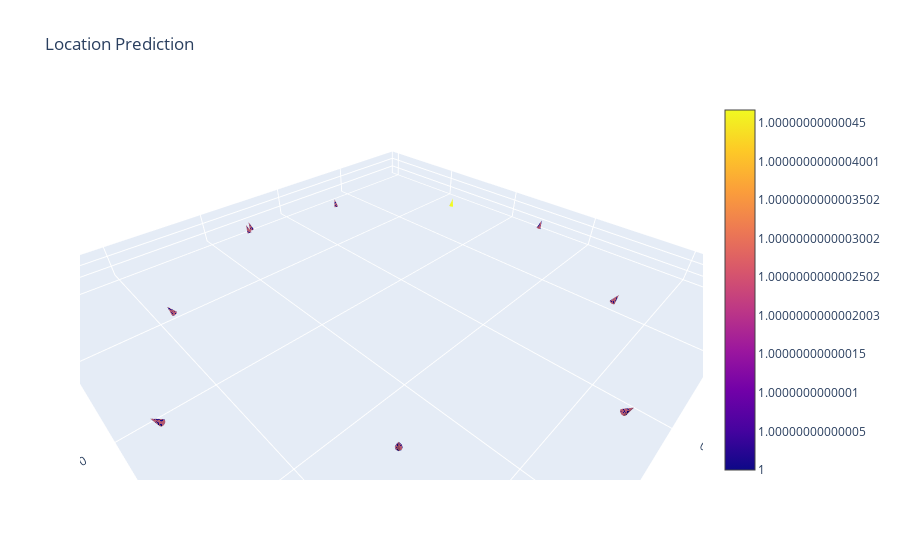

Notebook source saved alongside this figure:
### Code cell
size = 2

measured = go.Cone(x=locpred[:,0], y=locpred[:,1], z=locpred[:,2], u=anglepred[:,0], v=anglepred[:,1], w=anglepred[:,2], 
                             sizemode="absolute", sizeref=size, )

#calculated = go.Cone(x=locact[:,0], y=locact[:,1], z=locact[:,2], u=actang[:,0], v=actang[:,1], w=actang[:,2], 
#                             sizemode="absolute", sizeref=size, colorscale=[(0, 'blue'), (1, 'blue')])

layout = go.Layout(title='Location Prediction', scene=dict(aspectmode='data', xaxis_title='x [mm]', yaxis_title='y [mm]', zaxis_title='z [mm]'))

fig = go.Figure(data=[measured], layout=layout)

fig.show()

### Figure 1 — Plotly figure (JSON) as saved in the notebook; plotly's stock layout.template omitted (floating-point values rounded to 4 significant figures)
{"data": [{"sizemode": "absolute", "sizeref": 2, "type": "cone", "u": [0.03566, 0.2154, 0.3242, 0.1354, 0.01251, -0.05475, -0.1979, -0.1681, -0.03158, 0.03247], "v": [-0.2262, -0.0602, 0.00846, 0.1238, 0.2882, 0.181, 0.02783, -0.0381, -0.1924, -0.223], "w": [0.9734, 0.9747, 0.946, 0.983, 0.9575, 0.982, 0.9798, 0.985, 0.9808, 0.9743], "x": [3.007, 9.485, 12.31, 7.715, 1.335, -4.308, -8.733, -7.752, -2.678, 2.828], "y": [-9.325, -4.533, 0.9058, 7.337, 11.53, 8.668, 2.517, -3.082, -8.365, -9.317], "z": [18.76, 19.27, 19.3, 20.21, 19.67, 19.78, 19.3, 19.06, 18.89, 18.95]}], "layout": {"scene": {"aspectmode": "data", "xaxis": {"title": {"text": "x [mm]"}}, "yaxis": {"title": {"text": "y [mm]"}}, "zaxis": {"title": {"text": "z [mm]"}}}, "title": {"text": "Location Prediction"}}}
